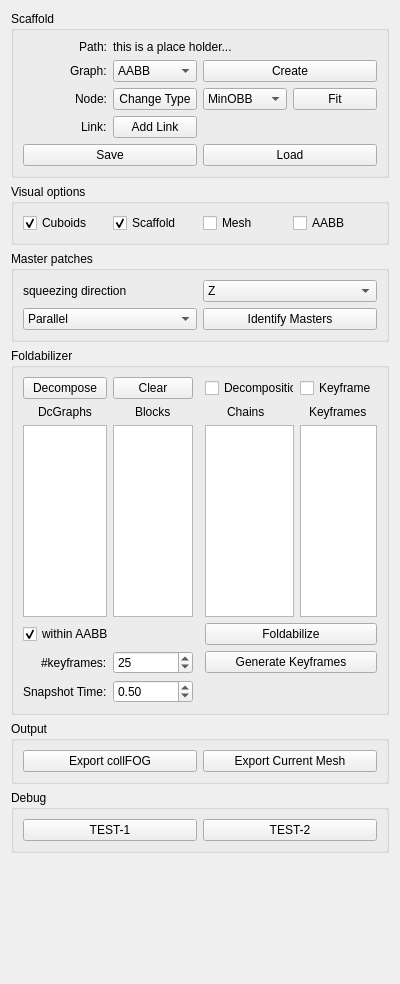
<?xml version="1.0" encoding="UTF-8"?>
<ui version="4.0">
 <class>FdWidget</class>
 <widget class="QWidget" name="FdWidget">
  <property name="geometry">
   <rect>
    <x>0</x>
    <y>0</y>
    <width>400</width>
    <height>984</height>
   </rect>
  </property>
  <property name="minimumSize">
   <size>
    <width>400</width>
    <height>0</height>
   </size>
  </property>
  <property name="maximumSize">
   <size>
    <width>400</width>
    <height>16777215</height>
   </size>
  </property>
  <property name="windowTitle">
   <string>Form</string>
  </property>
  <layout class="QGridLayout" name="gridLayout">
   <item row="2" column="0" colspan="2">
    <widget class="QGroupBox" name="groupBox_2">
     <property name="title">
      <string>Visual options</string>
     </property>
     <layout class="QGridLayout" name="gridLayout_3">
      <item row="2" column="0">
       <widget class="QCheckBox" name="showCuboids">
        <property name="text">
         <string>Cuboids</string>
        </property>
        <property name="checked">
         <bool>true</bool>
        </property>
       </widget>
      </item>
      <item row="2" column="1">
       <widget class="QCheckBox" name="showScaffold">
        <property name="text">
         <string>Scaffold</string>
        </property>
        <property name="checked">
         <bool>true</bool>
        </property>
       </widget>
      </item>
      <item row="2" column="2">
       <widget class="QCheckBox" name="showMesh">
        <property name="text">
         <string>Mesh</string>
        </property>
        <property name="checked">
         <bool>false</bool>
        </property>
       </widget>
      </item>
      <item row="2" column="3">
       <widget class="QCheckBox" name="showAABB">
        <property name="text">
         <string>AABB</string>
        </property>
       </widget>
      </item>
     </layout>
    </widget>
   </item>
   <item row="1" column="0" colspan="2">
    <widget class="QGroupBox" name="groupBox">
     <property name="title">
      <string>Scaffold</string>
     </property>
     <layout class="QGridLayout" name="gridLayout_2">
      <item row="2" column="1" alignment="Qt::AlignRight">
       <widget class="QLabel" name="label">
        <property name="text">
         <string>Node:</string>
        </property>
       </widget>
      </item>
      <item row="2" column="3">
       <widget class="QComboBox" name="refitMethod">
        <property name="editable">
         <bool>false</bool>
        </property>
        <item>
         <property name="text">
          <string>MinOBB</string>
         </property>
        </item>
        <item>
         <property name="text">
          <string>AABB</string>
         </property>
        </item>
        <item>
         <property name="text">
          <string>PCA</string>
         </property>
        </item>
       </widget>
      </item>
      <item row="3" column="2">
       <widget class="QPushButton" name="addLink">
        <property name="text">
         <string>Add Link</string>
        </property>
       </widget>
      </item>
      <item row="2" column="4">
       <widget class="QPushButton" name="fitCuboid">
        <property name="text">
         <string>Fit</string>
        </property>
       </widget>
      </item>
      <item row="2" column="2">
       <widget class="QPushButton" name="changeCuboidType">
        <property name="text">
         <string>Change Type</string>
        </property>
       </widget>
      </item>
      <item row="4" column="3" colspan="2">
       <widget class="QPushButton" name="loadScaffold">
        <property name="text">
         <string>Load</string>
        </property>
       </widget>
      </item>
      <item row="4" column="1" colspan="2">
       <widget class="QPushButton" name="saveScaffold">
        <property name="text">
         <string>Save</string>
        </property>
       </widget>
      </item>
      <item row="3" column="1" alignment="Qt::AlignRight">
       <widget class="QLabel" name="label_3">
        <property name="text">
         <string>Link:</string>
        </property>
       </widget>
      </item>
      <item row="1" column="1" alignment="Qt::AlignRight">
       <widget class="QLabel" name="label_2">
        <property name="text">
         <string>Graph:</string>
        </property>
       </widget>
      </item>
      <item row="1" column="3" colspan="2">
       <widget class="QPushButton" name="createScaffold">
        <property name="text">
         <string>Create</string>
        </property>
       </widget>
      </item>
      <item row="1" column="2">
       <widget class="QComboBox" name="fitMethod">
        <item>
         <property name="text">
          <string>AABB</string>
         </property>
        </item>
        <item>
         <property name="text">
          <string>MinOBB</string>
         </property>
        </item>
        <item>
         <property name="text">
          <string>PCA</string>
         </property>
        </item>
       </widget>
      </item>
      <item row="0" column="1" alignment="Qt::AlignRight">
       <widget class="QLabel" name="label_4">
        <property name="text">
         <string>Path:</string>
        </property>
       </widget>
      </item>
      <item row="0" column="2" colspan="3">
       <widget class="QLabel" name="fdPath">
        <property name="text">
         <string>this is a place holder...</string>
        </property>
       </widget>
      </item>
     </layout>
    </widget>
   </item>
   <item row="6" column="0" colspan="2">
    <widget class="QGroupBox" name="groupBox_3">
     <property name="title">
      <string>Foldabilizer</string>
     </property>
     <layout class="QGridLayout" name="gridLayout_4">
      <item row="4" column="0" alignment="Qt::AlignHCenter">
       <widget class="QLabel" name="label_7">
        <property name="text">
         <string>DcGraphs</string>
        </property>
       </widget>
      </item>
      <item row="4" column="1" alignment="Qt::AlignHCenter">
       <widget class="QLabel" name="label_8">
        <property name="text">
         <string>Blocks</string>
        </property>
       </widget>
      </item>
      <item row="4" column="2" colspan="2" alignment="Qt::AlignHCenter">
       <widget class="QLabel" name="label_9">
        <property name="text">
         <string>Chains</string>
        </property>
       </widget>
      </item>
      <item row="5" column="4">
       <widget class="QListWidget" name="keyframeList"/>
      </item>
      <item row="5" column="3">
       <widget class="QListWidget" name="chainList"/>
      </item>
      <item row="4" column="4" alignment="Qt::AlignHCenter">
       <widget class="QLabel" name="label_10">
        <property name="text">
         <string>Keyframes</string>
        </property>
       </widget>
      </item>
      <item row="5" column="0">
       <widget class="QListWidget" name="DcList"/>
      </item>
      <item row="5" column="1">
       <widget class="QListWidget" name="layerList"/>
      </item>
      <item row="13" column="0" alignment="Qt::AlignRight">
       <widget class="QLabel" name="label_11">
        <property name="text">
         <string>Snapshot Time:</string>
        </property>
       </widget>
      </item>
      <item row="13" column="1">
       <widget class="QDoubleSpinBox" name="snapshotTime">
        <property name="maximum">
         <double>1.000000000000000</double>
        </property>
        <property name="singleStep">
         <double>0.100000000000000</double>
        </property>
        <property name="value">
         <double>0.500000000000000</double>
        </property>
       </widget>
      </item>
      <item row="9" column="3" colspan="2">
       <widget class="QPushButton" name="genKeyframes">
        <property name="text">
         <string>Generate Keyframes</string>
        </property>
       </widget>
      </item>
      <item row="9" column="0" alignment="Qt::AlignRight">
       <widget class="QLabel" name="label_5">
        <property name="text">
         <string>#keyframes:</string>
        </property>
       </widget>
      </item>
      <item row="9" column="1">
       <widget class="QSpinBox" name="nbKeyframes">
        <property name="minimum">
         <number>0</number>
        </property>
        <property name="maximum">
         <number>100</number>
        </property>
        <property name="value">
         <number>25</number>
        </property>
       </widget>
      </item>
      <item row="1" column="0">
       <widget class="QPushButton" name="decompose">
        <property name="text">
         <string>Decompose</string>
        </property>
       </widget>
      </item>
      <item row="1" column="1">
       <widget class="QPushButton" name="clearDcList">
        <property name="text">
         <string>Clear</string>
        </property>
       </widget>
      </item>
      <item row="1" column="3">
       <widget class="QCheckBox" name="showFolded">
        <property name="text">
         <string>Decomposition</string>
        </property>
       </widget>
      </item>
      <item row="1" column="4">
       <widget class="QCheckBox" name="showKeyframe">
        <property name="text">
         <string>Keyframe</string>
        </property>
       </widget>
      </item>
      <item row="8" column="3" colspan="2">
       <widget class="QPushButton" name="foldabilize">
        <property name="text">
         <string>Foldabilize</string>
        </property>
       </widget>
      </item>
      <item row="8" column="0" colspan="2">
       <widget class="QCheckBox" name="withinAABB">
        <property name="text">
         <string>within AABB</string>
        </property>
        <property name="checked">
         <bool>true</bool>
        </property>
       </widget>
      </item>
     </layout>
    </widget>
   </item>
   <item row="3" column="0" colspan="2">
    <widget class="QGroupBox" name="groupBox_4">
     <property name="title">
      <string>Master patches</string>
     </property>
     <layout class="QGridLayout" name="gridLayout_5">
      <item row="1" column="1">
       <widget class="QComboBox" name="squeezeDirection">
        <item>
         <property name="text">
          <string>Z</string>
         </property>
        </item>
        <item>
         <property name="text">
          <string>X</string>
         </property>
        </item>
        <item>
         <property name="text">
          <string>Y</string>
         </property>
        </item>
       </widget>
      </item>
      <item row="1" column="0">
       <widget class="QLabel" name="label_6">
        <property name="text">
         <string>squeezing direction</string>
        </property>
       </widget>
      </item>
      <item row="2" column="0">
       <widget class="QComboBox" name="masterType">
        <item>
         <property name="text">
          <string>Parallel</string>
         </property>
        </item>
        <item>
         <property name="text">
          <string>Fan-like</string>
         </property>
        </item>
        <item>
         <property name="text">
          <string>V-style</string>
         </property>
        </item>
       </widget>
      </item>
      <item row="2" column="1">
       <widget class="QPushButton" name="identifyMasters">
        <property name="text">
         <string>Identify Masters</string>
        </property>
       </widget>
      </item>
     </layout>
    </widget>
   </item>
   <item row="7" column="0" colspan="2">
    <widget class="QGroupBox" name="groupBox_5">
     <property name="title">
      <string>Output</string>
     </property>
     <layout class="QGridLayout" name="gridLayout_6">
      <item row="2" column="0">
       <widget class="QPushButton" name="exportCollFOG">
        <property name="text">
         <string>Export collFOG</string>
        </property>
       </widget>
      </item>
      <item row="2" column="1">
       <widget class="QPushButton" name="exportCurrent">
        <property name="text">
         <string>Export Current Mesh</string>
        </property>
       </widget>
      </item>
     </layout>
    </widget>
   </item>
   <item row="18" column="0" colspan="2">
    <spacer name="verticalSpacer">
     <property name="orientation">
      <enum>Qt::Vertical</enum>
     </property>
     <property name="sizeHint" stdset="0">
      <size>
       <width>20</width>
       <height>40</height>
      </size>
     </property>
    </spacer>
   </item>
   <item row="10" column="0" colspan="2">
    <widget class="QGroupBox" name="groupBox_6">
     <property name="title">
      <string>Debug</string>
     </property>
     <layout class="QGridLayout" name="gridLayout_7">
      <item row="0" column="0">
       <widget class="QPushButton" name="test1">
        <property name="text">
         <string>TEST-1</string>
        </property>
       </widget>
      </item>
      <item row="0" column="1">
       <widget class="QPushButton" name="test2">
        <property name="text">
         <string>TEST-2</string>
        </property>
       </widget>
      </item>
     </layout>
    </widget>
   </item>
  </layout>
 </widget>
 <resources/>
 <connections/>
</ui>
